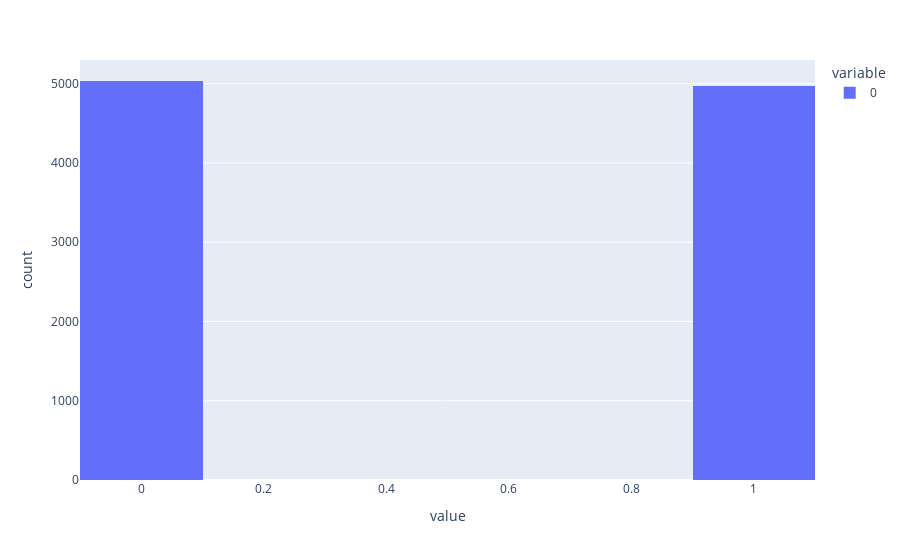

This figure's notebook cell:
### Markdown cell above
## Q7: Use numpy to draw binomial distribution.

### Code cell
px.histogram(np.random.binomial(1,.5,10000,),nbins=8)

### Figure 1 — Plotly figure (JSON) as saved in the notebook; plotly's stock layout.template omitted (floating-point values rounded to 4 significant figures; data arrays with more than 128 entries replaced by an {"elided": "..."} marker saying what was removed)
{"data": [{"alignmentgroup": "True", "bingroup": "x", "hovertemplate": "variable=0<br>value=%{x}<br>count=%{y}<extra></extra>", "legendgroup": "0", "marker": {"color": "#636efa", "pattern": {"shape": ""}}, "name": "0", "nbinsx": 8, "offsetgroup": "0", "orientation": "v", "showlegend": true, "type": "histogram", "x": {"elided": "10000 int values"}, "xaxis": "x", "yaxis": "y"}], "layout": {"barmode": "relative", "legend": {"title": {"text": "variable"}, "tracegroupgap": 0}, "margin": {"t": 60}, "xaxis": {"anchor": "y", "domain": [0, 1], "title": {"text": "value"}}, "yaxis": {"anchor": "x", "domain": [0, 1], "title": {"text": "count"}}}}
